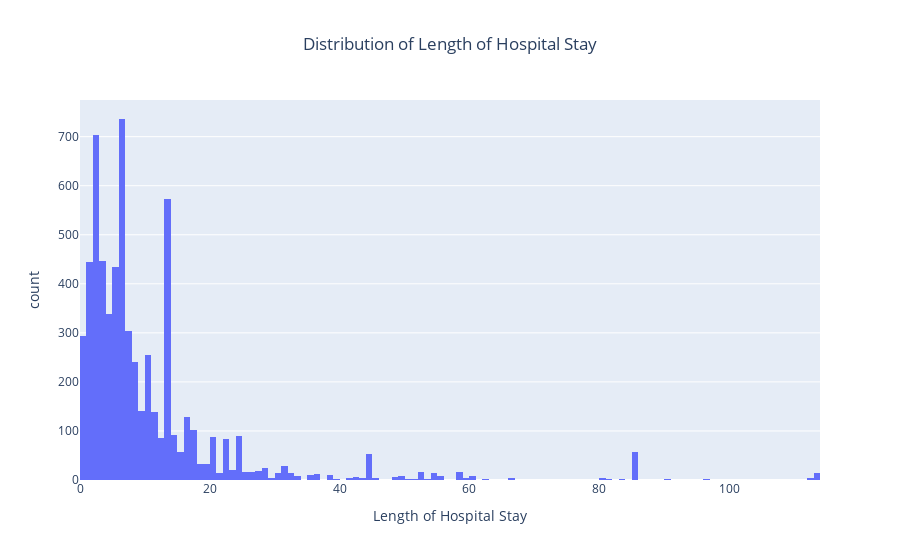

This figure's notebook cell:
### Code cell
# Look at hospital stay length
df = filter_data(diagnosis, 'Hyperpotassemia')
fig = px.histogram(df, x="staylength", title = 'Distribution of Length of Hospital Stay', labels = {"staylength":"Length of Hospital Stay"})
fig.update_layout(title_x = .50)

fig.show()

### Figure 1 — Plotly figure (JSON) as saved in the notebook; plotly's stock layout.template omitted (floating-point values rounded to 4 significant figures; data arrays with more than 128 entries replaced by an {"elided": "..."} marker saying what was removed)
{"data": [{"alignmentgroup": "True", "bingroup": "x", "hovertemplate": "Length of Hospital Stay=%{x}<br>count=%{y}<extra></extra>", "legendgroup": "", "marker": {"color": "#636efa"}, "name": "", "offsetgroup": "", "orientation": "v", "showlegend": false, "type": "histogram", "x": {"elided": "6325 float values"}, "xaxis": "x", "yaxis": "y"}], "layout": {"autosize": true, "barmode": "relative", "legend": {"tracegroupgap": 0}, "title": {"text": "Distribution of Length of Hospital Stay", "x": 0.5}, "xaxis": {"anchor": "y", "autorange": true, "domain": [0, 1], "range": [0, 114], "title": {"text": "Length of Hospital Stay"}, "type": "linear"}, "yaxis": {"anchor": "x", "autorange": true, "domain": [0, 1], "range": [0, 774.7], "title": {"text": "count"}}}}
